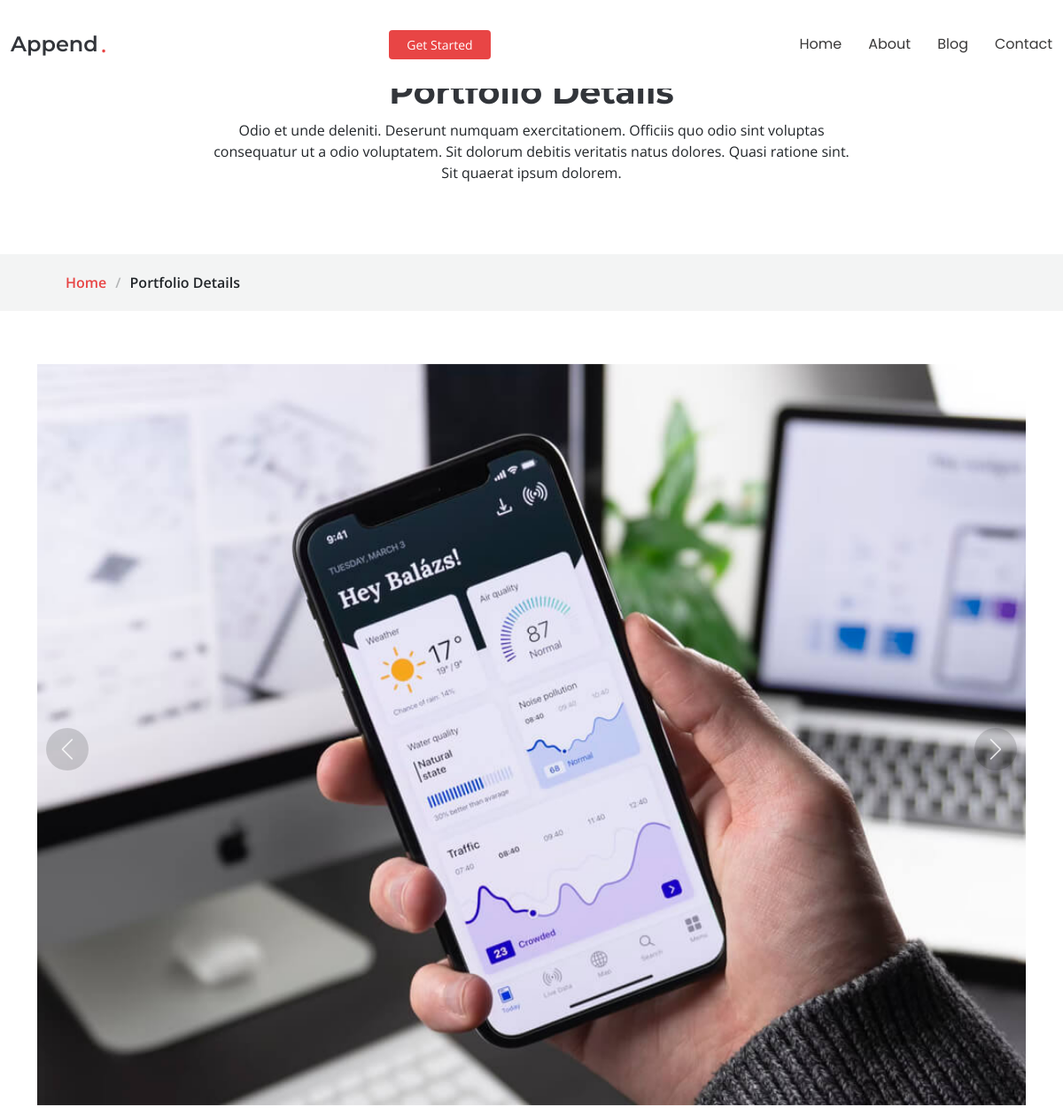
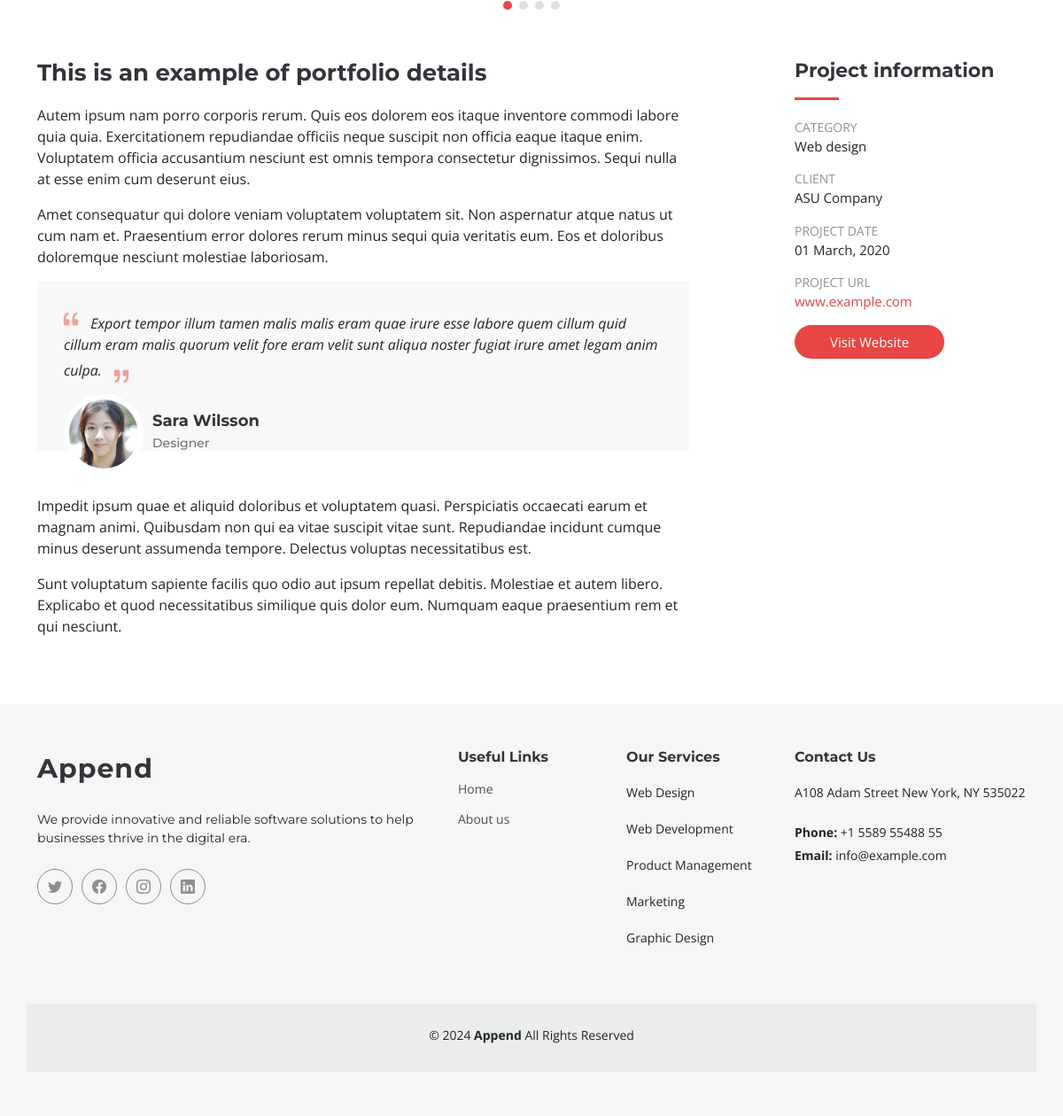
Page /portfolio-detail on the committed database (2 pictures, top to bottom).
### static_app/models.py (models this page shows)
class CustomerService(models.Model):
    tollfree1 = models.CharField(max_length=250, null=True, blank=True)
    tollfree2 = models.CharField(max_length=250, null=True, blank=True)
    email = models.EmailField(unique=False)
    address = models.CharField(max_length=250, null=True, blank=True)
    servicehours = models.TextField(null=True,blank=True)
    iphonelink = models.CharField(max_length=250, null=True, blank=True)
    androidlink = models.CharField(max_length=250, null=True, blank=True)
    created_at = models.DateField(auto_now_add=True)
    slug = models.CharField(max_length=250, unique=True, default=uuid.uuid4)

### static_app/views.py (the view)
# urls.py: path('portfolio-detail', views.PortfolioDetail, name='portfolio_detail'),
def PortfolioDetail(request):
    template_name="web/portfolio-details.html"
    costomer_service=CustomerService.objects.get(id=1)
    return render(request, template_name,{'costomer_service':costomer_service})

### templates/web/portfolio-details.html (shortened to what this page needs)
{% extends 'web/base/base.html' %}
{% load static %}
{% block content %}
{% include 'web/base/header.html'%}
<body class="portfolio-details-page">
  <main class="main">
    <div class="page-title" data-aos="fade">
      <div class="heading">
        <div class="container">
          <div class="row d-flex justify-content-center text-center">
            <div class="col-lg-8">
              <h1>Portfolio Details</h1>
              <p class="mb-0">Odio et unde deleniti. Deserunt numquam exercitationem. Officiis quo odio sint voluptas consequatur ut a odio voluptatem. Sit dolorum debitis veritatis natus dolores. Quasi ratione sint. Sit quaerat ipsum dolorem.</p>
            </div>
          </div>
        </div>
      </div>
      <nav class="breadcrumbs">
        <div class="container">
          <ol>
            <li><a href="index.html">Home</a></li>
            <li class="current">Portfolio Details</li>
          </ol>
        </div>
      </nav>
    </div>
    <section id="portfolio-details" class="portfolio-details section">
      <div class="container" data-aos="fade-up">
        <div class="portfolio-details-slider swiper">
          <div class="swiper-wrapper align-items-center">
            <div class="swiper-slide">
              <img src="assets/img/portfolio/app-1.jpg" alt="">
            </div>
          </div>
          <div class="swiper-button-prev"></div>
          <div class="swiper-button-next"></div>
          <div class="swiper-pagination"></div>
        </div>
        <div class="row justify-content-between gy-4 mt-4">
          <div class="col-lg-8" data-aos="fade-up">
            <div class="portfolio-description">
              <h2>This is an example of portfolio details</h2>
              <p>
                Autem ipsum nam porro corporis rerum. Quis eos dolorem eos itaque inventore commodi labore quia quia. Exercitationem repudiandae officiis neque suscipit non officia eaque itaque enim. Voluptatem officia accusantium nesciunt est omnis tempora consectetur dignissimos. Sequi nulla at esse enim cum deserunt eius.
              </p>
              <p>
                Amet consequatur qui dolore veniam voluptatem voluptatem sit. Non aspernatur atque natus ut cum nam et. Praesentium error dolores rerum minus sequi quia veritatis eum. Eos et doloribus doloremque nesciunt molestiae laboriosam.
              </p>
              <div class="testimonial-item">
                <p>
                  <i class="bi bi-quote quote-icon-left"></i>
                  <span>Export tempor illum tamen malis malis eram quae irure esse labore quem cillum quid cillum eram malis quorum velit fore eram velit sunt aliqua noster fugiat irure amet legam anim culpa.</span>
                  <i class="bi bi-quote quote-icon-right"></i>
                </p>
                <div>
                  <img src="assets/img/testimonials/testimonials-2.jpg" class="testimonial-img" alt="">
                  <h3>Sara Wilsson</h3>
                  <h4>Designer</h4>
                </div>
              </div>
              <p>
                Impedit ipsum quae et aliquid doloribus et voluptatem quasi. Perspiciatis occaecati earum et magnam animi. Quibusdam non qui ea vitae suscipit vitae sunt. Repudiandae incidunt cumque minus deserunt assumenda tempore. Delectus voluptas necessitatibus est.
              </p>
              <p>
                Sunt voluptatum sapiente facilis quo odio aut ipsum repellat debitis. Molestiae et autem libero. Explicabo et quod necessitatibus similique quis dolor eum. Numquam eaque praesentium rem et qui nesciunt.
              </p>
            </div>
          </div>
          <div class="col-lg-3" data-aos="fade-up" data-aos-delay="100">
            <div class="portfolio-info">
              <h3>Project information</h3>
              <ul>
                <li><strong>Category</strong> Web design</li>
                <li><strong>Client</strong> ASU Company</li>
                <li><strong>Project date</strong> 01 March, 2020</li>
                <li><strong>Project URL</strong> <a href="#">www.example.com</a></li>
                <li><a href="#" class="btn-visit align-self-start">Visit Website</a></li>
              </ul>
            </div>
          </div>
        </div>
      </div>
    </section>
  </main>
</body>
 {% include 'web/base/footer.html' %}
{% endblock content %}

### templates/web/base/footer.html (shortened to what this page needs)
{% load static %}
<footer id="footer" class="footer position-relative">
    <div class="container footer-top">
      <div class="row gy-4">
        <div class="col-lg-5 col-md-12 footer-about">
          <a href="{% url 'home' %}" class="logo d-flex align-items-center">
            <span class="sitename">Append</span>
          </a>
          <p>We provide innovative and reliable software solutions to help businesses thrive in the digital era.</p>
          <div class="social-links d-flex mt-4">
            <a href=""><i class="bi bi-twitter"></i></a>
            <a href=""><i class="bi bi-facebook"></i></a>
            <a href=""><i class="bi bi-instagram"></i></a>
            <a href=""><i class="bi bi-linkedin"></i></a>
          </div>
        </div>
        <div class="col-lg-2 col-6 footer-links">
          <h4>Useful Links</h4>
          <ul>
            <li><a href="{% url 'home' %}">Home</a></li>
            <li><a href="{% url 'about_us' %}">About us</a></li>
          </ul>
        </div>
        <div class="col-lg-2 col-6 footer-links">
          <h4>Our Services</h4>
          <ul>
            <li>Web Design</li>
            <li>Web Development</li>
            <li>Product Management</li>
            <li>Marketing</li>
            <li>Graphic Design</li>
          </ul>
        </div>
        <div class="col-lg-3 col-md-12 footer-contact text-center text-md-start">
          <h4>Contact Us</h4>
          <p>{{costomer_service.address}}</p>
          <p class="mt-4"><strong>Phone:</strong> <span>{{costomer_service.tollfree1}}</span></p>
          <p><strong>Email:</strong> <span>{{costomer_service.email}}</span></p>
        </div>
      </div>
    </div>
    <div class="container copyright text-center mt-4">
      <p>© <script> document.write(new Date().getFullYear()); </script> <strong class="sitename">Append</strong> <span>All Rights Reserved</span></p>
    </div>
  </footer>

### rows in the picture
CustomerService: address "A108 Adam Street New York, NY 535022", tollfree1 "+1 5589 55488 55", email "info@example.com"
